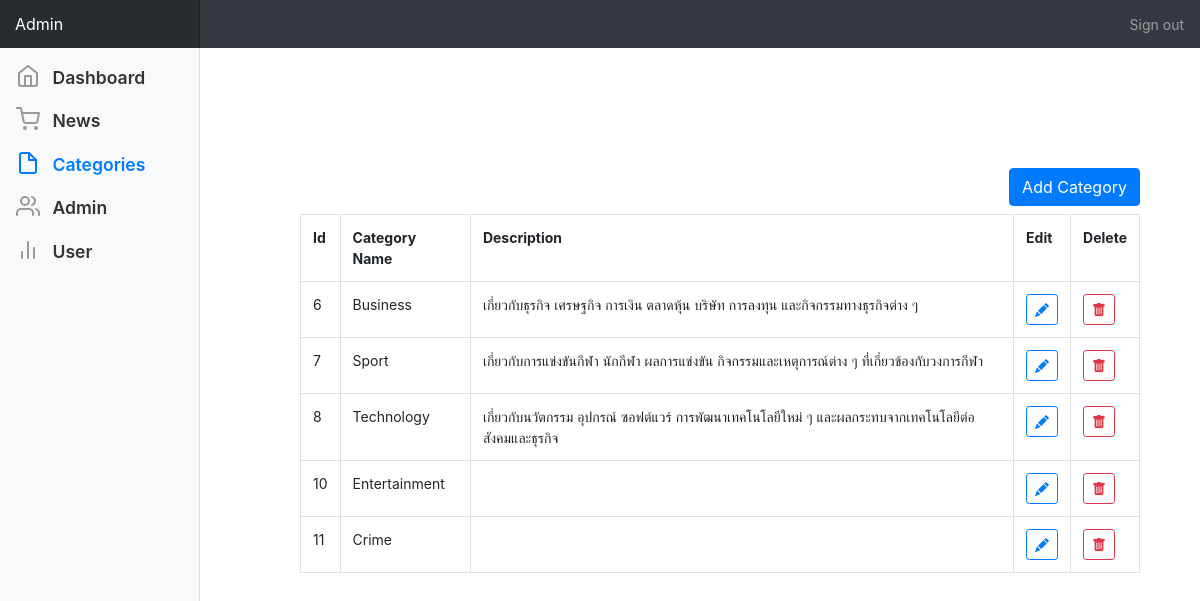
The app's page /admin/categories.php (signed in) with its own data.
### tables this page shows
CREATE TABLE `category` (
  `id` int(100) NOT NULL,
  `category_name` varchar(255) NOT NULL,
  `des` varchar(255) NOT NULL
);

### admin/categories.php (the view, shortened to what this page needs)
<?php
include("../include/header.php");
?>
<link href="https://cdn.jsdelivr.net/npm/bootstrap-icons@1.10.5/font/bootstrap-icons.css" rel="stylesheet">
<div style="width: 70%; margin-left:25%; margin-top: 10%;">
  <div class="text-right mb-2">
    <a href="addcategory.php" class="btn btn-primary">Add Category</a>
  </div>
<table class="table table-bordered">
  <tr>
    <th>Id</th>
    <th>Category Name</th>
    <th>Description</th>
    <th>Edit</th>
    <th>Delete</th>
  </tr>
  <?php
    include("../db2/connection.php");
    $query = mysqli_query($conn, "SELECT * FROM category");
while ($row = mysqli_fetch_array($query)) {
  ?>
  <tr>
    <td><?php echo $row["id"];?></td>
    <td><?php echo $row["category_name"];?></td>
    <td><?php echo $row["des"];?></td>
    <td>
  <a href="edit.php?edit=<?php echo $row['id']; ?>" class="btn btn-outline-primary btn-sm">
    <i class="bi bi-pencil-fill"></i>
  </a>
</td>
<td>
  <a href="delete.php?del=<?php echo $row['id']; ?>" class="btn btn-outline-danger btn-sm" onclick="return confirm('Confirm deletion?')">
    <i class="bi bi-trash-fill"></i>
  </a>
</td>
  </tr>
  <?php } ?>
</table>
</div>
<?php
include("../include/footer.php");
?>

### admin/dashboard.css (style rules this page uses)
body { font-size: .875rem; }

### records on screen
category: id "6", category_name "Business", des "เกี่ยวกับธุรกิจ เศรษฐกิจ การเงิน ตลาดหุ้น บริษัท การลงทุน และกิจกรรมทางธุรกิจต่าง ๆ"
category: id "7", category_name "Sport", des "เกี่ยวกับการแข่งขันกีฬา นักกีฬา ผลการแข่งขัน กิจกรรมและเหตุการณ์ต่าง ๆ ที่เกี่ยวข้องกับวงการกีฬา"
category: id "8", category_name "Technology", des "เกี่ยวกับนวัตกรรม อุปกรณ์ ซอฟต์แวร์ การพัฒนาเทคโนโลยีใหม่ ๆ และผลกระทบจากเทคโนโลยีต่อสังคมและธุรกิจ"
category: id "10", category_name "Entertainment"
category: id "11", category_name "Crime"
